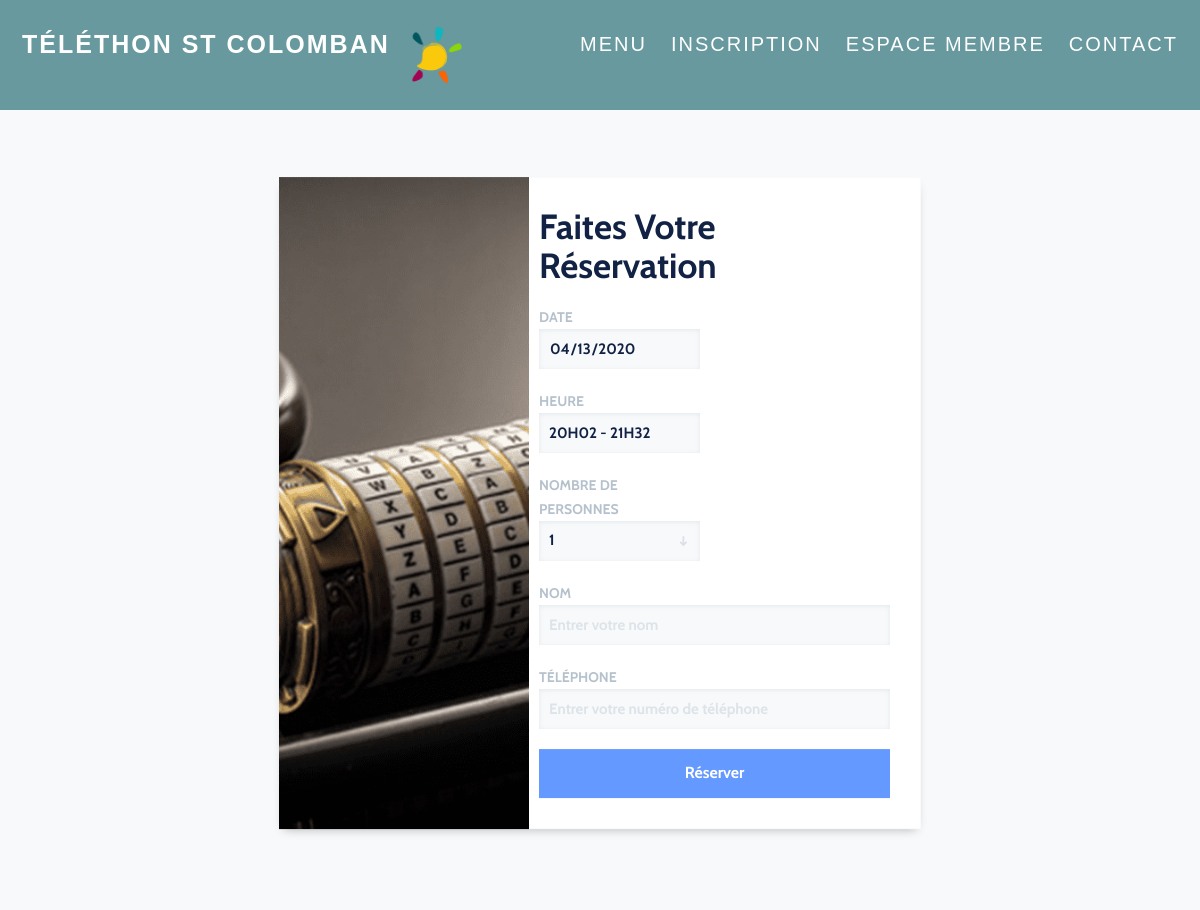
The app's page /telethon_project/public/event.php?id=49 with its own data.
### tables this page shows
CREATE TABLE IF NOT EXISTS `creneaux` (
  `id` int(10) NOT NULL AUTO_INCREMENT,
  `Date` date NOT NULL,
  `NB_joueurs` varchar(11) NOT NULL,
  `Nom_joueur` varchar(30) NOT NULL,
  `Num_joueur` varchar(30) NOT NULL,
  `Time` time NOT NULL,
  `Statut` tinyint(1) NOT NULL DEFAULT '1' COMMENT ' 1=Active, 0=Block ',
  `users_id` int(11) NOT NULL,
  PRIMARY KEY (`id`),
  KEY `fk_creneaux_users` (`users_id`)
);

### telethon_project/public/event.php (the view, shortened to what this page needs)
<?php
$objetPdo = new PDO("mysql:host=localhost;dbname=projet_telethon","root","");
$pdostart = $objetPdo->prepare('SELECT * FROM creneaux WHERE id = :id');
$pdostart ->bindValue(':id', $_GET['id'], PDO::PARAM_INT);
$executeIsok = $pdostart->execute();
$creneaux = $pdostart->fetch();
?>
<html lang="en">
<head>
        <link type="text/css" rel="stylesheet" href="../Inscription/css/bootstrap.min.css" />
        <link type="text/css" rel="stylesheet" href="../Inscription/css/style.css" />
</head>
  <?php include('container.php');?>
<?php                   $heure1 = $creneaux['Time'];
$heure2 = "01:30:00";
$h1 = explode(":", $heure1);
$h2 = explode(":", $heure2);
$h1_h2_addtition =
date('H\Hi', mktime($h1[0]+$h2[0],$h1[1]+$h2[1],$h1[2]+$h2[2],));
 ?>
<body>
	<div id="booking" class="section">
		<div class="section-center">
			<div class="container">
				<div class="row">
					<div class="booking-form">
						<div class="booking-bg"></div>
						<form  action="edit.php" method="post">
							<div class="form-header">
								<h2>Faites votre réservation</h2>
							</div>
							<div class="row">
								<div class="col-md-6">
									<div class="form-group">
										<span class="form-label">Date</span>
                                                                                <input name="Date"  type="date" required class="form-control" value ="<?= $creneaux['Date']?>" readonly="readonly" >
									</div>
								</div>
							</div>
                                                    <div class="row">
								<div class="col-md-6">
									<div class="form-group">
										<span class="form-label">Heure</span>
                                                                                <input name="Time" class="form-control" type="" value ="<?= (new DateTimeImmutable($creneaux['Time']))->format('H\Hi') ?> - <?php print_r($h1_h2_addtition) ?>" readonly="readonly">
									</div>
								</div>
							</div>
							<div class="row">
								<div class="col-md-6">
									<div class="form-group" >
										<span class="form-label">Nombre de personnes</span>
										<select class="form-control" name = "NB_joueurs" type = "number" value ="<?= $creneaux['NB_joueurs']; ?>" required>
											<option>1</option>
										</select>
									</div>
								</div>
							</div>
							<div class="form-group">
								<span class="form-label">Nom</span>
								<input name="Nom_joueur" class="form-control" type="text" placeholder="Entrer votre nom" value ="<?= $creneaux['Nom_joueur']; ?>" required>
							</div>
							<div class="form-group">
								<span class="form-label">Téléphone</span>
								<input name= "Num_joueur" class="form-control" type="tel" placeholder="Entrer votre numéro de téléphone" value ="<?= $creneaux['Num_joueur']; ?>" required>
							</div>
							<div class="form-btn">
								<button class="submit-btn" name="Modifier">Réserver</button>
							</div>
						</form>
					</div>
				</div>
                        </div>
		</div>
	</div>
</body>
</html>

### telethon_project/Inscription/css/style.css (style rules this page uses)
.section { position: relative; height: 100vh; }
.section .section-center { position: absolute; top: 50%; left: 0; right: 0; -webkit-transform: translateY(-50%); transform: translateY(-50%); }
#booking { font-family: 'Cabin', sans-serif; background-color: #f7f9fa; }
.booking-form { position: relative; max-width: 642px; width: 100%; margin: auto; background: #fff; -webkit-box-shadow: 0px 5px 10px -5px rgba(0, 0, 0, 0.3); box-shadow: 0px 5px 10px -5px rgba(0, 0, 0, 0.3); }
.booking-form>.booking-bg { position: absolute; left: 0px; top: 0px; bottom: 0px; width: 250px; background-image: url('../img/background.jpg'); background-size: cover; background-position: center; }
.booking-form>form { margin-left: 230px; padding: 30px; border: 1px solid #f9fafc; border-left: 0px; }
.booking-form .form-header { margin-bottom: 20px; }
.booking-form .form-header h2 { margin: 0; margin-bottom: 0px; font-weight: 700; color: #122244; font-size: 35px; text-transform: capitalize; }
.booking-form .form-group { position: relative; margin-bottom: 20px; }
.booking-form .form-control { background-color: #f7f9fa; height: 40px; padding: 0px 10px; border-radius: 0px; -webkit-transition: 0.2s; transition: 0.2s; color: #122244; border: 0px; font-size: 15px; font-weight: 1000; -webkit-box-shadow: inset 0 1px 4px rgba(181, 193, 204, 0.3); box-shadow: inset 0 1px 4px rgba(181, 193, 204, 0.3); }
.booking-form .form-control::placeholder { color: #dde3e8; }
.booking-form select.form-control { -webkit-appearance: none; -moz-appearance: none; appearance: none; }
.booking-form .form-label { color: #b5c1cc; font-weight: 700; -webkit-transition: 0.2s; transition: 0.2s; text-transform: uppercase; line-height: 24px; height: 24px; font-size: 14px; z-index: 1; }
.booking-form .form-btn { margin-top: 10px; }
.booking-form .submit-btn { color: #fff; background-color: #6499ff; font-weight: 700; padding: 13px 35px; font-size: 16px; border: none; width: 100%; }

### records on screen
creneaux: Date "04/13/2020", Time "20H02 - 21H32", NB_joueurs "1"
